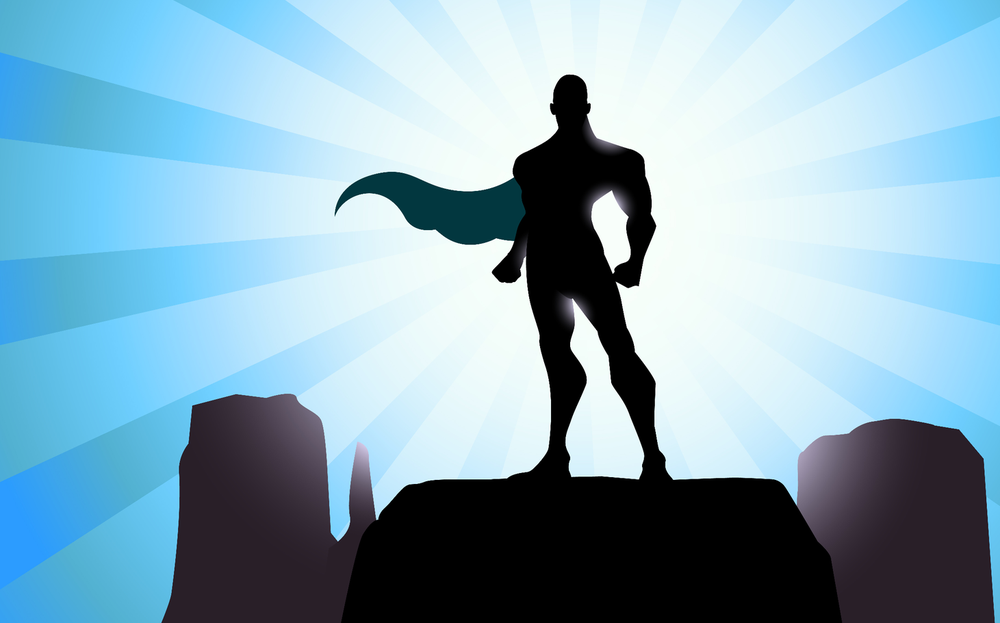
#> input picture Pictures/Superhero.png, 1000 x 623 px, shrunk from 1461 x 910 before the run
$ python Image_translation.py
#> lines starting #> are read from the running program, lines starting #| are printed output that depends on the picture
import cv2
import numpy as np

img = cv2.imread('Pictures/Superhero.png',1)
#> img is the input picture: shape (623, 1000, 3); mean B, G, R 185.4, 167.9, 132.9

cv2.imshow('Us',img)
cv2.waitKey(0)
cv2.destroyAllWindows()

h,w = img.shape[:2]
#> h = 623; w = 1000

nh,nw = h/4,w/4
#> nh = 155.8; nw = 250

T = np.float32([[1,0,nw],[0,1,nh]])
#> T = [[1, 0, 250], [0, 1, 155.8]]
imgT = cv2.warpAffine(img,T,(w,h))
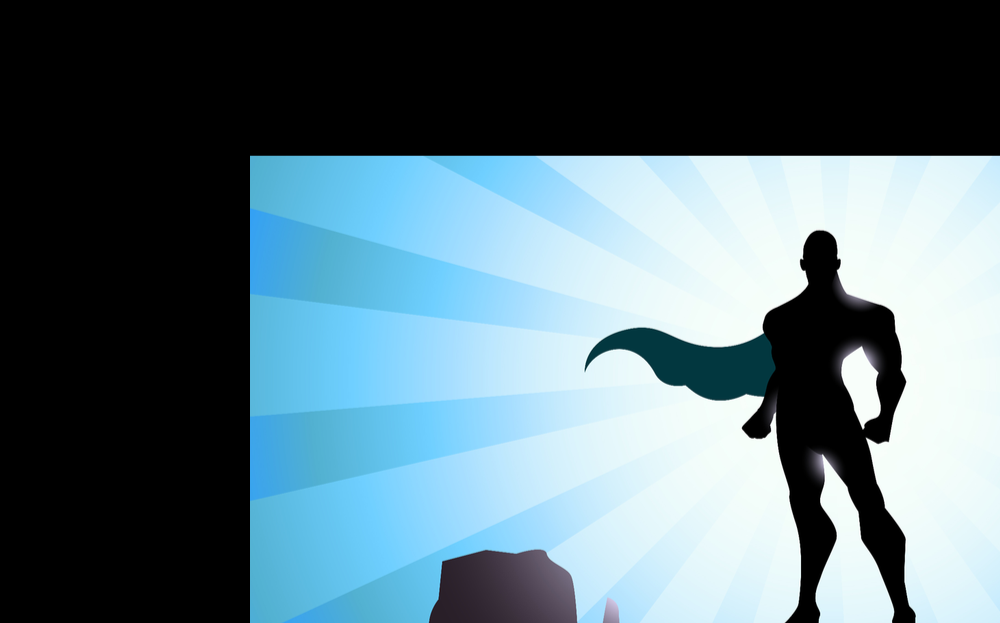
#> imgT: shape (623, 1000, 3); mean B, G, R 122.4, 112.7, 89.9

cv2.imshow('Modifided data',imgT)
cv2.waitKey(0)
cv2.destroyAllWindows()
